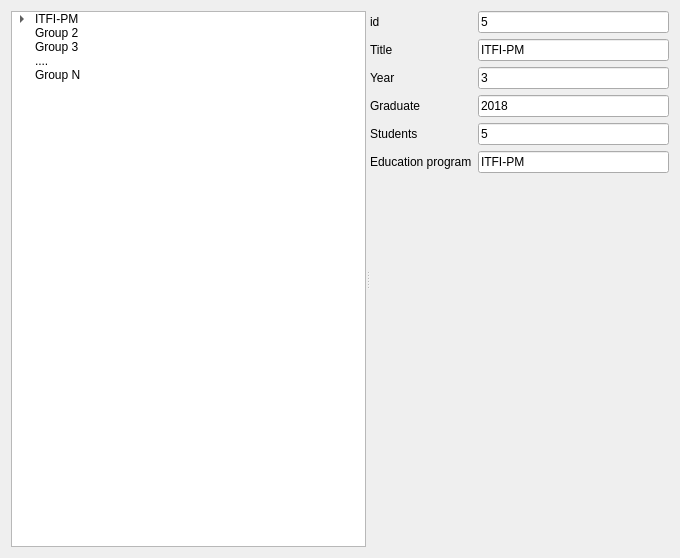
<?xml version="1.0" encoding="UTF-8"?>
<ui version="4.0">
 <class>Form</class>
 <widget class="QWidget" name="Form">
  <property name="geometry">
   <rect>
    <x>0</x>
    <y>0</y>
    <width>680</width>
    <height>558</height>
   </rect>
  </property>
  <property name="windowTitle">
   <string>Form</string>
  </property>
  <layout class="QHBoxLayout" name="horizontalLayout">
   <item>
    <widget class="QSplitter" name="splitter">
     <property name="orientation">
      <enum>Qt::Horizontal</enum>
     </property>
     <widget class="QTreeWidget" name="treeWidget">
      <attribute name="headerVisible">
       <bool>false</bool>
      </attribute>
      <column>
       <property name="text">
        <string>1</string>
       </property>
      </column>
      <item>
       <property name="text">
        <string>ITFI-PM</string>
       </property>
       <item>
        <property name="text">
         <string>Student 1</string>
        </property>
       </item>
       <item>
        <property name="text">
         <string>Student 2</string>
        </property>
       </item>
       <item>
        <property name="text">
         <string>....</string>
        </property>
       </item>
       <item>
        <property name="text">
         <string>Student N</string>
        </property>
       </item>
      </item>
      <item>
       <property name="text">
        <string>Group 2</string>
       </property>
      </item>
      <item>
       <property name="text">
        <string>Group 3</string>
       </property>
      </item>
      <item>
       <property name="text">
        <string>....</string>
       </property>
      </item>
      <item>
       <property name="text">
        <string>Group N</string>
       </property>
      </item>
     </widget>
     <widget class="QWidget" name="">
      <layout class="QFormLayout" name="formLayout">
       <item row="0" column="0">
        <widget class="QLabel" name="label">
         <property name="text">
          <string>id</string>
         </property>
        </widget>
       </item>
       <item row="0" column="1">
        <widget class="QLineEdit" name="lineEdit">
         <property name="text">
          <string>5</string>
         </property>
        </widget>
       </item>
       <item row="1" column="0">
        <widget class="QLabel" name="label_2">
         <property name="text">
          <string>Title</string>
         </property>
        </widget>
       </item>
       <item row="1" column="1">
        <widget class="QLineEdit" name="lineEdit_2">
         <property name="text">
          <string>ITFI-PM</string>
         </property>
        </widget>
       </item>
       <item row="2" column="0">
        <widget class="QLabel" name="label_3">
         <property name="text">
          <string>Year</string>
         </property>
        </widget>
       </item>
       <item row="2" column="1">
        <widget class="QLineEdit" name="lineEdit_3">
         <property name="text">
          <string>3</string>
         </property>
        </widget>
       </item>
       <item row="3" column="0">
        <widget class="QLabel" name="label_4">
         <property name="text">
          <string>Graduate</string>
         </property>
        </widget>
       </item>
       <item row="3" column="1">
        <widget class="QLineEdit" name="lineEdit_4">
         <property name="text">
          <string>2018</string>
         </property>
        </widget>
       </item>
       <item row="4" column="0">
        <widget class="QLabel" name="label_5">
         <property name="text">
          <string>Students</string>
         </property>
        </widget>
       </item>
       <item row="4" column="1">
        <widget class="QLineEdit" name="lineEdit_5">
         <property name="text">
          <string>5</string>
         </property>
        </widget>
       </item>
       <item row="5" column="0">
        <widget class="QLabel" name="label_6">
         <property name="text">
          <string>Education program</string>
         </property>
        </widget>
       </item>
       <item row="5" column="1">
        <widget class="QLineEdit" name="lineEdit_6">
         <property name="text">
          <string>ITFI-PM</string>
         </property>
        </widget>
       </item>
      </layout>
     </widget>
    </widget>
   </item>
  </layout>
 </widget>
 <resources/>
 <connections/>
</ui>
